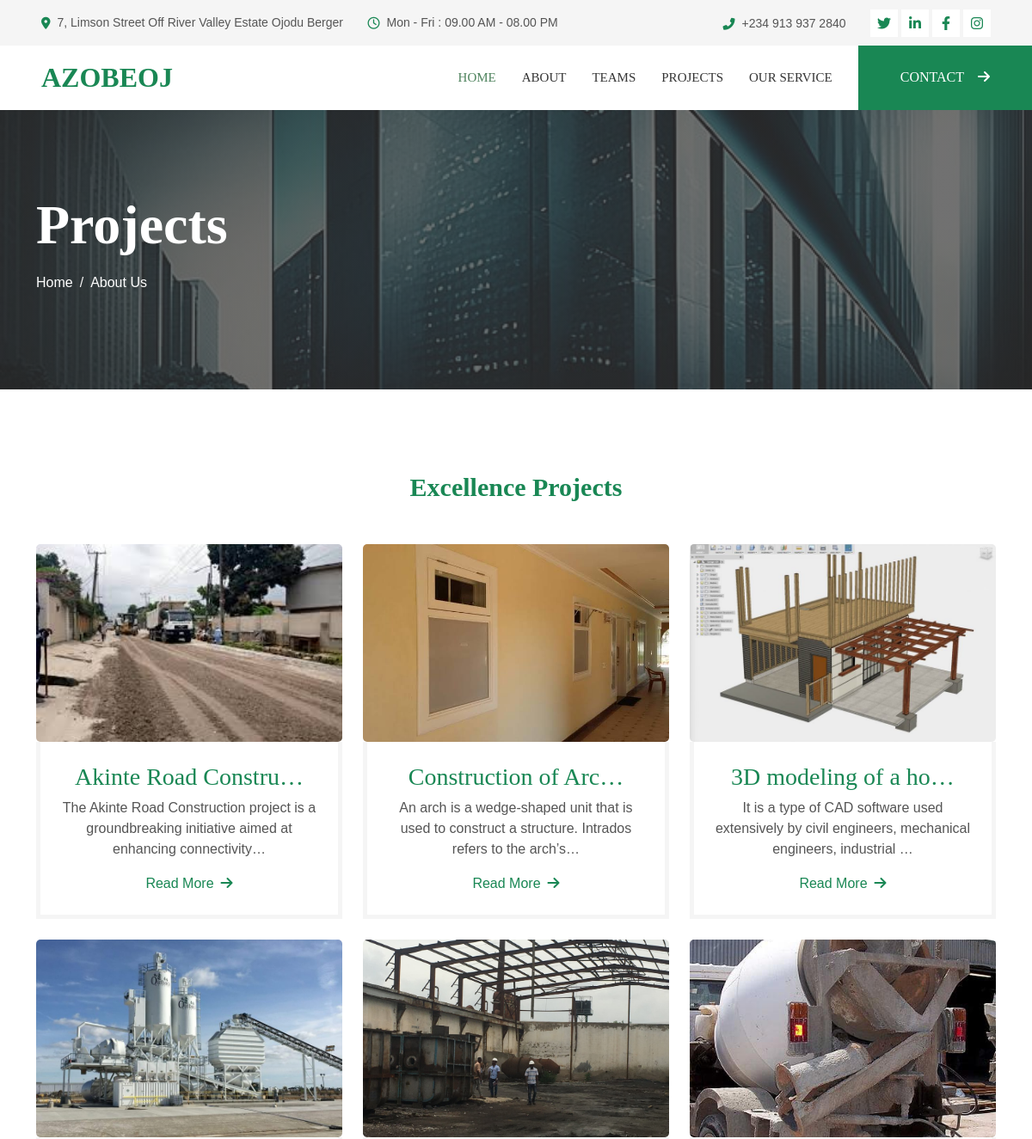
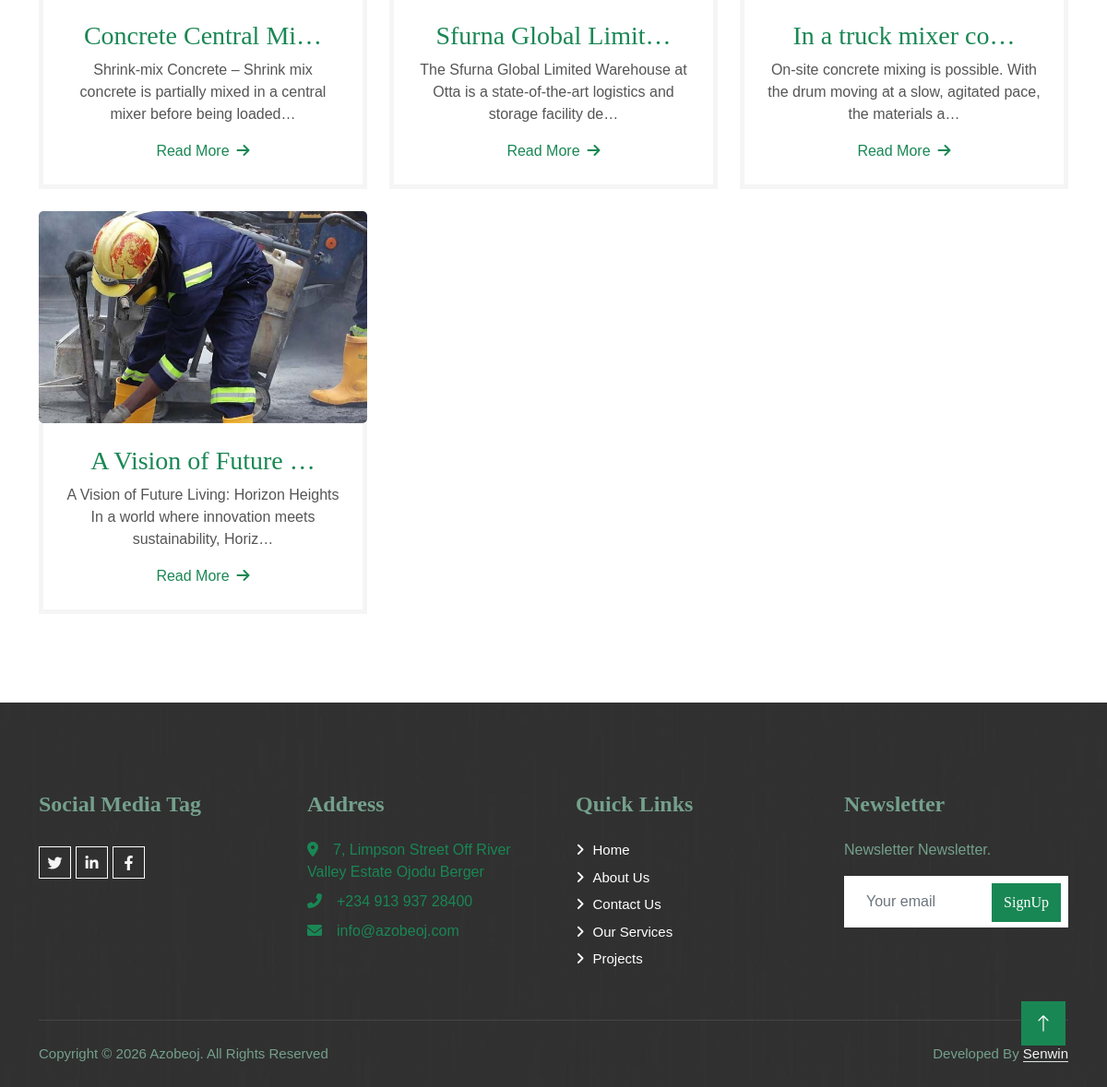
/projects/, run on the app's committed database (2 pictures, top to bottom).
### azobeoj/models.py (models this page shows, shortened)
class AzobeojProjectsMainPost(models.Model):
    projects_title = models.CharField(max_length=255, blank=True, null=True)
    projects_description = models.TextField()
    projects_slug = models.SlugField (max_length=255,blank=True, null=True)
    projects_magnus_img = models.ImageField(upload_to='project_images/')
    projects_publish_date = models.DateTimeField (auto_now_add= True)
    projects_author = models.ForeignKey(User, on_delete=models.CASCADE)
    class Meta:
        ordering =['-projects_publish_date']

### azobeoj/views.py (the view)
# urls.py: path('projects/', ProjectsView.as_view(), name='projects'),
class ProjectsView(ListView):
    model = AzobeojProjectsMainPost
    template_name = 'azobeoj/projects.html'

### templates/azobeoj/projects.html (shortened to what this page needs)
{% extends "base.html" %}
{% load static %}
{% block content%}
    <div class="container-fluid page-header py-5 mb-5">
        <div class="container py-5">
            <h1 class="display-3 text-white mb-3 animated slideInDown">Projects</h1>
            <nav aria-label="breadcrumb animated slideInDown">
                <ol class="breadcrumb">
                    <li class="breadcrumb-item"><a class="text-white" href="{% url 'home' %}">Home</a></li>
                    <li class="breadcrumb-item"><a class="text-white" href="{% url 'about' %}">About Us</a></li>
                </ol>
            </nav>
        </div>
    </div>
 <div class="container-xxl py-5">
    <div class="container">
        <div class="section-title text-center">
            <h1 class="display-5 mb-5" style="color: #198754;font-family: Georgia;">Excellence Projects</h1>
        </div>
        <div class="row g-4">
            {% for post in object_list %}
            <div class="col-md-6 col-lg-4 wow fadeInUp" data-wow-delay="0.1s">
                <div class="service-item">
                    <div class="overflow-hidden">
                        <a href="{% url 'projects_detail' post.pk %}">
                        <img class="img-fluid" src="{{ post.projects_magnus_img.url }}" style="height: 230px; width: 100%; object-fit: cover;border-radius: 5px;"alt="">
                        </a>
                    </div>
                    <div class="p-4 text-center border border-5 border-light border-top-0">
                        <a href="{% url 'projects_detail' post.pk %}">
                        <h3 class="text-primary fw-medium mb-2">{{ post.projects_title|truncatechars:20}}</h3>
                        </a>
                        <p>{{ post.projects_description|truncatechars:100}}</p>
                        <a class="fw-medium" href="{% url 'projects_detail' post.pk %}">Read More<i class="fa fa-arrow-right ms-2"></i></a>
                    </div>
                </div>
            </div>
        {% endfor %}
        </div>
    </div>
</div>
{% endblock %}

### templates/base.html (shortened to what this page needs)
{% load static %}
<html lang="en">
<head>
    <link href="https://cdn.jsdelivr.net/npm/bootstrap-icons@1.4.1/font/bootstrap-icons.css" rel="stylesheet">
    <link href="{% static 'lib/animate/animate.min.css' %}" rel="stylesheet">
    <link href="{% static 'lib/owlcarousel/assets/owl.carousel.min.css' %}" rel="stylesheet">
    <link href="{% static 'lib/lightbox/css/lightbox.min.css' %}" rel="stylesheet">
    <link href="{% static 'css/bootstrap.min.css' %}" rel="stylesheet">
    <link rel="stylesheet" href="{% static 'css/style.css' %}">
    <link href="https://cdnjs.cloudflare.com/ajax/libs/font-awesome/6.0.0-beta3/css/all.min.css" rel="stylesheet">
</head>
<body>
    <div class="container-fluid bg-light p-0">
        <div class="row gx-0 d-none d-lg-flex">
            <div class="col-lg-7 px-5 text-start">
                <div class="h-100 d-inline-flex align-items-center py-3 me-4">
                    <small class="fa fa-map-marker-alt text-primary me-2"></small>
                    <small>7, Limson Street Off River Valley Estate Ojodu Berger </small>
                </div>
                <div class="h-100 d-inline-flex align-items-center py-3">
                    <small class="far fa-clock text-primary me-2"></small>
                    <small>Mon - Fri : 09.00 AM - 08.00 PM</small>
                </div>
            </div>
            <div class="col-lg-5 px-5 text-end">
                <div class="h-100 d-inline-flex align-items-center py-3 me-4">
                    <small class="fa fa-phone-alt text-primary me-2"></small>
                    <small>+234 913 937 2840</small>
                </div>
                <div class="h-100 d-inline-flex align-items-center">
                    <a class="btn btn-sm-square bg-white text-primary me-1" href="https://x.com/SwotTemmy73190"target="_blank"><i class="fab fa-twitter"></i></a>
                    <a class="btn btn-sm-square bg-white text-primary me-1" href="https://ng.linkedin.com/in/engr-bankole-temitope-mnse-b74b03a0?utm_source=share&utm_medium=member_mweb&utm_campaign=share_via&utm_content=profile"target="_blank"><i class="fab fa-linkedin-in"></i></a>
                    <a class="btn btn-sm-square bg-white text-primary me-1" href=""><i class="fab fa-facebook-f"></i></a>
                    <a class="btn btn-sm-square bg-white text-primary me-0" href=""><i class="fab fa-instagram"></i></a>
                </div>
            </div>
        </div>
    </div>
    <nav class="navbar navbar-expand-lg bg-white navbar-light sticky-top p-0">
        <a href="{% url 'home' %}" class="navbar-brand d-flex align-items-center px-4 px-lg-5">
            <h2 class="m-0 text-primary">AZOBEOJ</h2>
        </a>
        <div class="collapse navbar-collapse" id="navbarCollapse">
            <div class="navbar-nav ms-auto p-4 p-lg-0">
                <a href="{% url 'home' %}" class="nav-item nav-link active">Home</a>
                <a href="{% url 'about' %}" class="nav-item nav-link">About</a>
                <a href="{% url 'teams' %}" class="nav-item nav-link">Teams</a>
                <a href="{% url 'projects' %}" class="nav-item nav-link">Projects</a>
                <a href="{% url 'our_services' %}" class="nav-item nav-link">Our Service</a>
            </div>
            <a href="{% url 'contact' %}" class="btn btn-primary py-4 px-lg-5 ">CONTACT<i class="fa fa-arrow-right ms-3"></i></a>
        </div>
    </nav>
    {% block content %}
    {% endblock  %}
    <div class="container-fluid bg-dark text-light footer mt-5 pt-5 wow fadeIn" data-wow-delay="0.1s">
        <div class="container py-5">
            <div class="row g-5">
                <div class="col-lg-3 col-md-6">
                    <h4 class="text-light mb-4">Social Media Tag</h4>
                    <div class="d-flex pt-2">
                        <a class="btn btn-outline-light btn-social" href="https://x.com/SwotTemmy73190"target="_blank"><i class="fab fa-twitter"></i></a>
                        <a class="btn btn-outline-light btn-social" href="https://ng.linkedin.com/in/engr-bankole-temitope-mnse-b74b03a0?utm_source=share&utm_medium=member_mweb&utm_campaign=share_via&utm_content=profile"target="_blank"><i class="fab fa-linkedin-in"></i></a>
                        <a class="btn btn-outline-light btn-social" href=""><i class="fab fa-facebook-f"></i></a>
                    </div>
                </div>
                <div class="col-lg-3 col-md-6">
                    <h4 class="text-light mb-4">Address</h4>
                    <a href="https://maps.app.goo.gl/P7JVyE2pE7QHNC6y5"target="_blank">
                    <p class="mb-2"><i class="fa fa-map-marker-alt me-3"></i>7, Limpson Street Off River Valley Estate Ojodu Berger</p>
                    </a>
                    <a href="https://wa.me/+2347056137030?text=Hi Azobeoj?"target="_blank">
                    <p class="mb-2"><i class="fa fa-phone-alt me-3"></i>+234 913 937 28400</p>
                    </a>
                    <a href="mailto:info@azobeoj.com"target="_blank">
                    <p class="mb-2"><i class="fa fa-envelope me-3"></i>info@azobeoj.com</p>
                    </a>
                </div>
                <div class="col-lg-3 col-md-6">
                    <h4 class="text-light mb-4">Quick Links</h4>
                    <a class="btn btn-link" href="{% url 'home' %}">Home</a>
                    <a class="btn btn-link" href="{% url 'about' %}">About Us</a>
                    <a class="btn btn-link" href="{% url 'contact' %}">Contact Us</a>
                    <a class="btn btn-link" href="">Our Services</a>
                    <a class="btn btn-link" href="{% url 'projects' %}">Projects</a>
                </div>
                <div class="col-lg-3 col-md-6">
                    <h4 class="text-light mb-4">Newsletter</h4>
                    <p>Newsletter Newsletter.</p>
                    <div class="position-relative mx-auto" style="max-width: 400px;">
                        <input class="form-control border-0 w-100 py-3 ps-4 pe-5" type="text" placeholder="Your email">
                        <button type="button" class="btn btn-primary py-2 position-absolute top-0 end-0 mt-2 me-2">SignUp</button>
                    </div>
                </div>
            </div>
        </div>
        <div class="container">
            <div class="copyright">
                <div class="row">
                    <div class="col-md-6 text-center text-md-start mb-3 mb-md-0">
                         Copyright &copy; 2026 Azobeoj. All Rights Reserved<a class="border-bottom" href="#"></a>
                    </div>
                    <div class="col-md-6 text-center text-md-end">
                        Developed By <a class="border-bottom" href="https://senwin.pythonanywhere.com"target="_blank">Senwin</a>
                    </div>
                </div>
            </div>
        </div>
    </div>
    <a href="#" class="btn btn-lg btn-primary btn-lg-square rounded-0 back-to-top"><i class="bi bi-arrow-up"></i></a>
</body>
</html>

### static/css/style.css (style rules this page uses)
:root { --primary: #4e835d; --light: #F5F5F5; --dark: #353535; font-family: Georgia; }
.btn-primary { color: #000; background-color: #198754; border-color: #198754; font-family: Georgia; }
.text-primary { color: #198754 !important; font-family: Georgia; }
p { margin-top: 0; margin-bottom: 1rem; font-family:sans-serif; }
a { color: #198754; text-decoration: none; }
h1, .h1, h2, .h2, h3, .h3, h4, .h4, h5, .h5, h6, .h6 { margin-top: 0; margin-bottom: .5rem; font-family:Georgia; font-weight: 700; line-height: 1.2; color: #198754; }
body { margin: 0; font-family:sans-serif; font-size: 1rem; font-weight: 400; line-height: 1.5; color: #555; background-color: #fff; -webkit-text-size-adjust: 100%; -webkit-tap-highlight-color: rgba(0, 0, 0, 0); }
.h-100 { height: 80%; }
.fw-medium { font-weight: 500 !important; }
.back-to-top { position: fixed; display: none; right: 45px; bottom: 45px; z-index: 99; }
.btn { font-weight: 500; transition: .5s; }
.btn.btn-primary, .btn.btn-secondary { color: #FFFFFF; }
.btn-sm-square { width: 32px; height: 32px; }
.btn-lg-square { width: 48px; height: 48px; }
.btn-square, .btn-sm-square, .btn-lg-square { padding: 0; display: flex; align-items: center; justify-content: center; font-weight: normal; }
.navbar-light .navbar-nav .nav-link { margin-right: 30px; padding: 25px 0; color: #FFFFFF; font-size: 15px; font-weight: 500; text-transform: uppercase; outline: none; font-family: Georgia; }
.text-light { color: #74a08c !important; }
.navbar-light .navbar-nav .nav-link:hover, .navbar-light .navbar-nav .nav-link.active { color: var(--primary); }
.navbar-light .navbar-brand, .navbar-light a.btn { height: 75px; }
.navbar-light .navbar-nav .nav-link { color: var(--dark); font-weight: 500; }
.navbar-light.sticky-top { top: -100px; transition: .5s; }
.page-header { background: linear-gradient(rgba(53, 53, 53, .7), rgba(53, 53, 53, .7)), url(../img/carousel-1.jpg) center center no-repeat; background-size: cover; }
.breadcrumb-item + .breadcrumb-item::before { color: var(--light); }
.section-title h1 { position: relative; display: inline-block; padding: 0 60px; font-size: 30px; font-family: Georgia; color: #198754; }
.section-title h1::before, .section-title h1::after { position: absolute; content: ""; width: 45px; height: 5px; bottom: 0; }
.section-title h1::before { left: 0; }
.section-title h1::after { right: 0; }
.service-item img { transition: .5s; }
.footer { background: linear-gradient(rgba(53, 53, 53, .7), rgba(53, 53, 53, .7)), url(../img/footer.jpg) center center no-repeat; background-size: cover; }
.footer .btn.btn-social { margin-right: 5px; width: 35px; height: 35px; display: flex; align-items: center; justify-content: center; color: var(--light); border: 1px solid #FFFFFF; transition: .3s; }
.footer .btn.btn-link { display: block; margin-bottom: 5px; padding: 0; text-align: left; color: #FFFFFF; font-size: 15px; font-weight: normal; text-transform: capitalize; transition: .3s; }
.footer .btn.btn-link::before { position: relative; content: "\f105"; font-family: "Font Awesome 5 Free"; font-weight: 900; margin-right: 10px; }
.footer .copyright { padding: 25px 0; font-size: 15px; border-top: 1px solid rgba(256, 256, 256, .1); }
.footer .copyright a { color: var(--light); }

### data on the page
AzobeojProjectsMainPost: projects_magnus_img (picture), projects_title "Akinte Road Constru…", projects_description "The Akinte Road Construction project is a groundbreaking initiative aimed at enhancing connectivity…"
AzobeojProjectsMainPost: projects_magnus_img (picture), projects_title "Construction of Arc…", projects_description "An arch is a wedge-shaped unit that is used to construct a structure. Intrados refers to the arch’s…"
AzobeojProjectsMainPost: projects_magnus_img (picture), projects_title "3D modeling of a ho…", projects_description "It is a type of CAD software used extensively by civil engineers, mechanical engineers, industrial …"
AzobeojProjectsMainPost: projects_magnus_img (picture), projects_title "Concrete Central Mi…", projects_description "Shrink-mix Concrete – Shrink mix concrete is partially mixed in a central mixer before being loaded…"
AzobeojProjectsMainPost: projects_magnus_img (picture), projects_title "Sfurna Global Limit…", projects_description "The Sfurna Global Limited Warehouse at Otta is a state-of-the-art logistics and storage facility de…"
AzobeojProjectsMainPost: projects_magnus_img (picture), projects_title "In a truck mixer co…", projects_description "On-site concrete mixing is possible. With the drum moving at a slow, agitated pace, the materials a…"
AzobeojProjectsMainPost: projects_magnus_img (picture), projects_title "A Vision of Future …", projects_description "A Vision of Future Living: Horizon Heights In a world where innovation meets sustainability, Horiz…"
